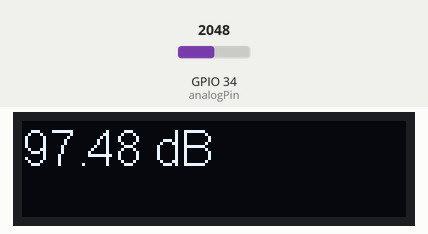
Simulated run of this program. Board: ESP32. Shown: 128×32 one-colour display. The test bench sets the inputs (shaded band); at power-on: GPIO 34 (analogPin) = 2048. WiFi joins after 1.5 s; servers stay silent unless stated; what the program prints to the serial monitor is not drawn.

Above: at 2.7 s.
2.8 s: GPIO 34 (analogPin) set to 2866
At 3.04 s:
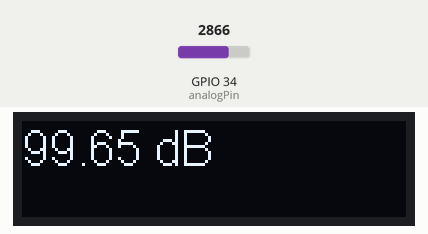
4.7 s: GPIO 34 (analogPin) set to 3603
At 5.2 s:
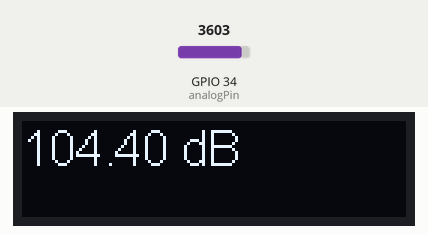
6.9 s: GPIO 34 (analogPin) set to 4095
At 11.3 s:
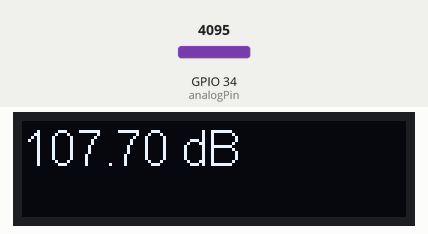
Timing chart, 0 to 12.8 s (numbered marks = the images above; inputs shaded):
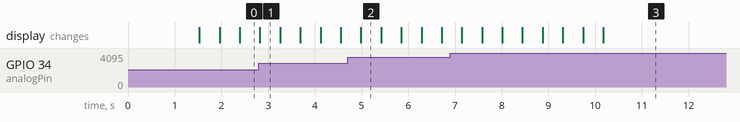

Measured:
- what the display in image 1 shows lasts 0.5 s, from 2.8 s to 3.3 s

The program:

main.cpp
```cpp
#include <OLEDDisplay.h>
#include <SSD1306Wire.h>
#include <SSD1306.h>
#include <Wire.h>
#include <WiFi.h>
#include <SPI.h>
#include <ThingSpeak.h>

float soundLevel = 0.0f;
const int analogPin = 34;   // the pin connected to GPIO34
const int numReadings = 8; // Number of readings to include in the moving average
int readings[numReadings];  // Array to store the readings
int indexB = 0;             // Index of the current reading
int total = 0;              // Running total of the readings
const int gain40 = 100;
const float gain50 = 316.22777;
const int gain60 = 1000;
const float referencePressure = 0.00002; // 20 µPa reference pressure
const float sensitivity = 0.00631; // or 6.325 mV/dB sensor sensitivity
long lastMsg = 0; // for looping
const char *ssid = "Smadi1"; // for WiFi
const char *password = "smadi9496";

char thingSpeakAddress[] = "api.thingspeak.com";
const char *writeAPIKey = "GFXDIZX1JYJIMQFF";
const int thingsPort = 80;
unsigned long channelID = 2372038;
unsigned int dataFieldOne = 1;                            // Field to write SPL
unsigned int dataFieldTwo = 2;                            // Field to write output voltage
WiFiClient client;

#define Geom GEOMETRY_128_32 // Display
#define OLED_address 0x3C

SSD1306Wire display(OLED_address, 21, 22, Geom, I2C_ONE, 100000);

void setup_wifi()
{
  delay(10);
  Serial.println();
  Serial.print("Connecting to ");
  Serial.println(ssid);

  WiFi.begin(ssid, password);

  while (WiFi.status() != WL_CONNECTED)
  {
    delay(500);
    Serial.print(".");
  }
  Serial.println();
  Serial.println("WiFi connected");
  Serial.println("IP address: ");
  Serial.println(WiFi.localIP());
  ThingSpeak.begin(client);
}

int write2TSData( long TSChannel, unsigned int TSField1, float field1Data, unsigned int TSField2, float field2Data ){
     ThingSpeak.setField( TSField1, field1Data );
     ThingSpeak.setField( TSField2, field2Data );

     int writeSuccess = ThingSpeak.writeFields( TSChannel, writeAPIKey );
     return writeSuccess;
}

void setup()
{
  Serial.begin(115200);

  display.init();
  display.setContrast(255);
  display.flipScreenVertically();

  setup_wifi();

  for (int i = 0; i < numReadings; i++)
  {
    readings[i] = 0;
  }
}

void loop()
{
    const int sensorValue = analogRead(analogPin); // reading analog value of sensor
    const int rmsAnalog = sensorValue*sensorValue; // squaring each read value
    total -= readings[indexB];                     // remove oldest value
    total += rmsAnalog;                            // add new value
    readings[indexB] = rmsAnalog;                  // index the new value
    indexB = (indexB + 1) % numReadings;           // index to next value, wrapping around when necessary
    const float averageAnalog = sqrt(total/numReadings); // calculating moving average with RMS

    const float outputVoltage = (averageAnalog *(3.3/4096)); // calculate output voltage

    const float soundPressure = ((outputVoltage)/(sensitivity*gain40));  // change the gain if it is connected to another pin

    if (soundPressure == 0)  // setting the minimum threshold the microphone can detect at each gain
    {
      soundLevel = 34.83832; // 60dB gain = 15.53832  50dB gain = 25.18832   40dB gain = 34.83832
    } else

    soundLevel = (19.88 * log10(soundPressure / referencePressure));  // calibration factor average is 0.9594*20=19.188 (4.061%)

    const String soundString(soundLevel, 2);

    const String voltageString(outputVoltage, 2);

    display.clear();
    display.setFont(ArialMT_Plain_16);
    display.setTextAlignment(TEXT_ALIGN_LEFT);
    display.drawString(0, 0, soundString + " dB");
    display.display();

    write2TSData(channelID, dataFieldOne, soundLevel, dataFieldTwo, outputVoltage);

    Serial.println("SPL: " + soundString);
    Serial.println("Voltage: " + voltageString);

    delay(125);
  }

// #include <PubSubClient.h>

// const char *mqttServer = "industrial.api.ubidots.com"; // ubidots server address
// const int mqttPort = 1883;                             // MQTT server port
// const char *mqttTopic = "ESP32"; // MQTT topic where you want to publish data
// const char *VARIABLE_LABEL1 = "decibelmeter";
// const char *VARIABLE_LABEL2 = "voltageoutput_spl";
// #define TOKEN "BBUS-gj1dc09Oy2d8XSChCQjkYK9x9lRxGq" // UBIDOTS token
// #define DEVICE_LABEL "ESP32"
// WiFiClient espClient;           // Create an instance of the WiFi client
// PubSubClient client(espClient); // Create an MQTT client instance

//void reconnect()
//{
//  while (!client.connected())
//  {
//    Serial.print("Attempting MQTT connection...");
//    if (client.connect("ESP32", TOKEN, ""))
//    {
//      Serial.println("connected");
//    }
//    else
//    {
//      Serial.print("failed, rc=");
//      Serial.print(client.state());
//      Serial.println(" try again in 5 seconds");
//      delay(5000);
//    }
//  }
//}

//  if (!client.connected())
//  {
//    reconnect();
//  }

//    String payload;
//    payload.concat("{\"");
//    payload.concat(VARIABLE_LABEL1);
//    payload.concat("\":");
//    payload.concat(soundString1);
//    payload.concat(",\"");
//    payload.concat(VARIABLE_LABEL2);
//    payload.concat("\":");
//    payload.concat(voltageString);
//    payload.concat("}");

//    String topic;
//    topic.concat("/v1.6/devices/");
//    topic.concat(DEVICE_LABEL);
//    client.publish(topic.c_str(), payload.c_str());
```

test.cpp
```cpp

```
